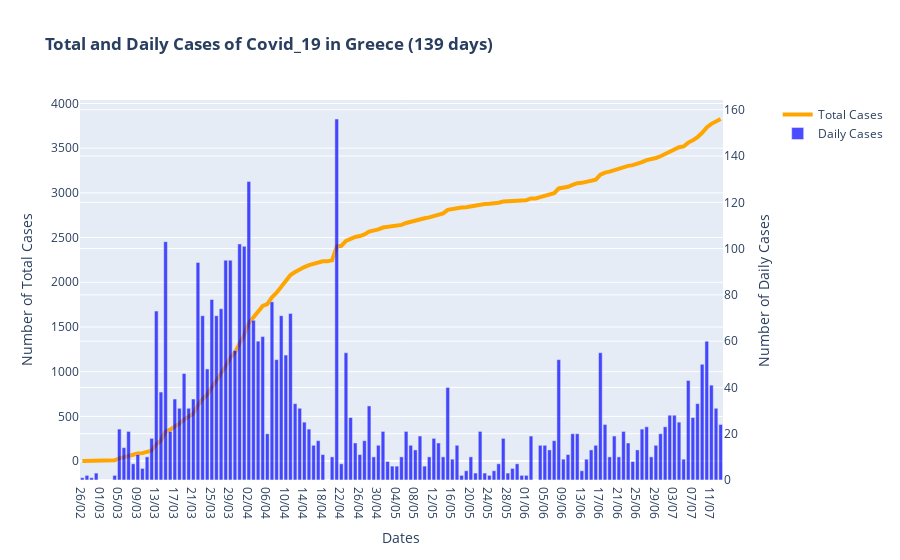

Notebook cell for this chart:
### Code cell
# Figure with secondary y-axis
fig = make_subplots(specs=[[{"secondary_y": True}]])

# Traces - Bars and line
fig.add_trace(
    go.Scatter(x=df.index, y=df['Total Cases'], name='Total Cases', line_width=4, line_color='orange'),
    secondary_y=False,
)

fig.add_trace(
    go.Bar(x=df.index, y=df['Daily Cases'], name='Daily Cases', marker_color='blue', opacity = 0.7),
    secondary_y=True,
)

# Figure Title
fig.update_layout(
    title_text='<b>Total and Daily Cases of Covid_19 in Greece ('+str(len(df['Total Cases']))+' days)</b>'
)

# x-axis and y-axes titles
fig.update_xaxes(title_text='Dates')
fig.update_yaxes(title_text='Number of Total Cases', secondary_y=False)
fig.update_yaxes(title_text='Number of Daily Cases', secondary_y=True)

fig.update_layout(hovermode='x unified')

fig.show()

### Figure 1 — Plotly figure (JSON) as saved in the notebook; plotly's stock layout.template omitted (floating-point values rounded to 4 significant figures; data arrays with more than 128 entries replaced by an {"elided": "..."} marker saying what was removed)
{"data": [{"line": {"color": "orange", "width": 4}, "name": "Total Cases", "type": "scatter", "x": {"elided": "139 str values"}, "xaxis": "x", "y": {"elided": "139 int values"}, "yaxis": "y"}, {"marker": {"color": "blue"}, "name": "Daily Cases", "opacity": 0.7, "type": "bar", "x": {"elided": "139 str values"}, "xaxis": "x", "y": {"elided": "139 int values"}, "yaxis": "y2"}], "layout": {"hovermode": "x unified", "title": {"text": "<b>Total and Daily Cases of Covid_19 in Greece (139 days)</b>"}, "xaxis": {"anchor": "y", "domain": [0, 0.94], "title": {"text": "Dates"}}, "yaxis": {"anchor": "x", "domain": [0, 1], "title": {"text": "Number of Total Cases"}}, "yaxis2": {"anchor": "x", "overlaying": "y", "side": "right", "title": {"text": "Number of Daily Cases"}}}}
